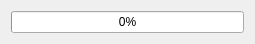
<?xml version="1.0" encoding="UTF-8"?>
<ui version="4.0">
 <class>cadastre_print_form</class>
 <widget class="QDialog" name="cadastre_print_form">
  <property name="geometry">
   <rect>
    <x>0</x>
    <y>0</y>
    <width>255</width>
    <height>43</height>
   </rect>
  </property>
  <property name="windowTitle">
   <string>Cadastre - Export multiple</string>
  </property>
  <layout class="QVBoxLayout" name="verticalLayout">
   <item>
    <widget class="QProgressBar" name="pbPrint">
     <property name="value">
      <number>0</number>
     </property>
    </widget>
   </item>
  </layout>
 </widget>
 <resources/>
 <connections/>
</ui>
